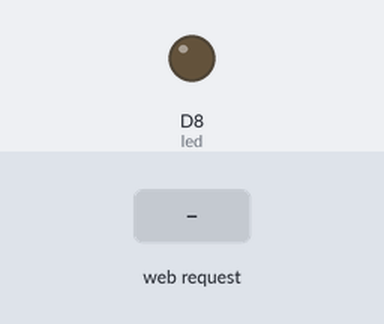
Bench run of a sketch on a simulated ESP8266 (NodeMCU). On the bench: output pins drawn as LEDs (lit = HIGH). The test bench sets the inputs (shaded band).

Above: at 1.2 s.
1.3 s: HTTP request GET /10 received
At 1.6 s:
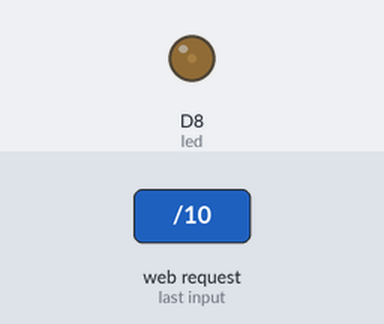
2.8 s: HTTP request GET /30 received
At 3.9 s:
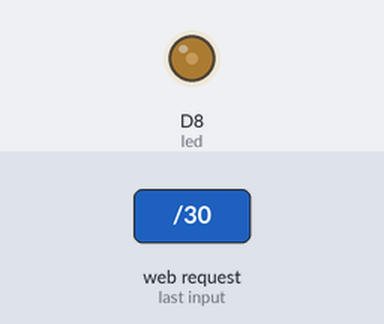
4.3 s: HTTP request GET /60 received
At 5.1 s:
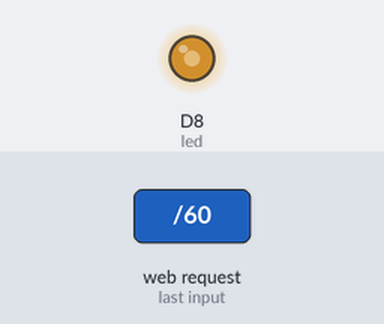
5.8 s: HTTP request GET /80 received
At 6.2 s:
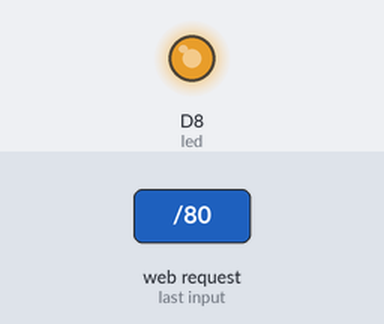
Timing chart, 0 to 8.3 s (numbered marks = the images above; inputs shaded):
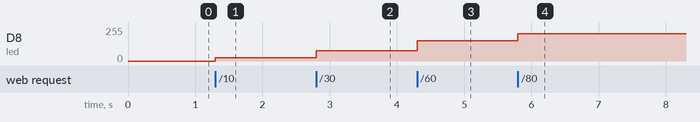

Measured:
- after the input at 1.3 s, D8 (led): 0/255 → 25/255 at once
- after the input at 2.8 s, D8 (led): 25/255 → 76/255 at once
- after the input at 4.3 s, D8 (led): 76/255 → 153/255 at once
- after the input at 5.8 s, D8 (led): 153/255 → 204/255 at once

The sketch:

assignment3.ino
```cpp
/*  Programmer: Francis Mendoza
 *  Assignment: A3
 *  Purpose: Webpage to determine LED output
 */
//---------------------------------------------------------------
#include <Arduino.h>

extern "C" {
#include "user_interface.h"
}
//---------------------------------------------------------------
//Wifi Credentials
char * HOSTNAME = "Narnia";
char * WifiPASS = "12345";
//---------------------------------------------------------------
#include <ESP8266WiFi.h>
#include <ESP8266WebServer.h>
#include <Hash.h>
//---------------------------------------------------------------
//Proper format for server
ESP8266WebServer server (80);
int led = D8;
//---------------------------------------------------------------
void setup()
{
  Serial.begin(115200);
  pinMode(D8, OUTPUT);

  // Start Wifi AP
  WiFi.mode(WIFI_AP_STA);
  WiFi.softAP(HOSTNAME, WifiPASS);

  // handle index -- HTTP Server
  //---------------------------------------------------------------
   //BRIGHTNESS: 10%
  server.on("/10", []()
  {
    analogWrite(led, 25.5);
    server.send(200, "text/html", "<html><head></head><body>  <a href=\"./10\">10</a>  <br>  <a href=\"./20\">20</a>  <br>  <a href=\"./30\">30</a>  <br>  <a href=\"./40\">40</a>  <br>  <a href=\"./50\">50</a>  <br>  <a href=\"./60\">60</a>  <br>  <a href=\"./70\">70</a>  <br>  <a href=\"./80\">80</a> <br> <a href=\"./90\">90</a> <br> <a href=\"./100\">100</a> </body><html>");
  });
  //---------------------------------------------------------------
   //BRIGHTNESS: 20%
  server.on("/20", []()
  {
    analogWrite(led, 51);
    server.send(200, "text/html", "<html><head></head><body>  <a href=\"./10\">10</a>  <br>  <a href=\"./20\">20</a>  <br>  <a href=\"./30\">30</a>  <br>  <a href=\"./40\">40</a>  <br>  <a href=\"./50\">50</a>  <br>  <a href=\"./60\">60</a>  <br>  <a href=\"./70\">70</a>  <br>  <a href=\"./80\">80</a> <br> <a href=\"./90\">90</a> <br> <a href=\"./100\">100</a> </body><html>");
  });
  //---------------------------------------------------------------
    //BRIGHTNESS: 30%
  server.on("/30", []()
  {
    analogWrite(led, 76.5);
    server.send(200, "text/html", "<html><head></head><body>  <a href=\"./10\">10</a>  <br>  <a href=\"./20\">20</a>  <br>  <a href=\"./30\">30</a>  <br>  <a href=\"./40\">40</a>  <br>  <a href=\"./50\">50</a>  <br>  <a href=\"./60\">60</a>  <br>  <a href=\"./70\">70</a>  <br>  <a href=\"./80\">80</a> <br> <a href=\"./90\">90</a> <br> <a href=\"./100\">100</a> </body><html>");
  });
  //---------------------------------------------------------------
    //BRIGHTNESS: 40$
  server.on("/40", []() {
    analogWrite(led, 102);
    server.send(200, "text/html", "<html><head></head><body>  <a href=\"./10\">10</a>  <br>  <a href=\"./20\">20</a>  <br>  <a href=\"./30\">30</a>  <br>  <a href=\"./40\">40</a>  <br>  <a href=\"./50\">50</a>  <br>  <a href=\"./60\">60</a>  <br>  <a href=\"./70\">70</a>  <br>  <a href=\"./80\">80</a> <br> <a href=\"./90\">90</a> <br> <a href=\"./100\">100</a> </body><html>");
  });
  //---------------------------------------------------------------
    //BRIGHTNESS: 50%
  server.on("/50", []() {
    analogWrite(led, 127.5);
    server.send(200, "text/html", "<html><head></head><body>  <a href=\"./10\">10</a>  <br>  <a href=\"./20\">20</a>  <br>  <a href=\"./30\">30</a>  <br>  <a href=\"./40\">40</a>  <br>  <a href=\"./50\">50</a>  <br>  <a href=\"./60\">60</a>  <br>  <a href=\"./70\">70</a>  <br>  <a href=\"./80\">80</a> <br> <a href=\"./90\">90</a> <br> <a href=\"./100\">100</a> </body><html>");
  });
  //---------------------------------------------------------------
    //BRIGHTNESS: 60%
  server.on("/60", []() {
    analogWrite(led, 153);
    server.send(200, "text/html", "<html><head></head><body>  <a href=\"./10\">10</a>  <br>  <a href=\"./20\">20</a>  <br>  <a href=\"./30\">30</a>  <br>  <a href=\"./40\">40</a>  <br>  <a href=\"./50\">50</a>  <br>  <a href=\"./60\">60</a>  <br>  <a href=\"./70\">70</a>  <br>  <a href=\"./80\">80</a> <br> <a href=\"./90\">90</a> <br> <a href=\"./100\">100</a> </body><html>");
  });
  //---------------------------------------------------------------
  //BRIGHTNESS: 70%
  server.on("/70", []() {
    analogWrite(led, 178.5);
    server.send(200, "text/html", "<html><head></head><body>  <a href=\"./10\">10</a>  <br>  <a href=\"./20\">20</a>  <br>  <a href=\"./30\">30</a>  <br>  <a href=\"./40\">40</a>  <br>  <a href=\"./50\">50</a>  <br>  <a href=\"./60\">60</a>  <br>  <a href=\"./70\">70</a>  <br>  <a href=\"./80\">80</a> <br> <a href=\"./90\">90</a> <br> <a href=\"./100\">100</a> </body><html>");
  });
  //---------------------------------------------------------------
  //BRIGHTNESS: 80%
  server.on("/80", []() {
    analogWrite(led, 204);
    server.send(200, "text/html", "<html><head></head><body>  <a href=\"./10\">10</a>  <br>  <a href=\"./20\">20</a>  <br>  <a href=\"./30\">30</a>  <br>  <a href=\"./40\">40</a>  <br>  <a href=\"./50\">50</a>  <br>  <a href=\"./60\">60</a>  <br>  <a href=\"./70\">70</a>  <br>  <a href=\"./80\">80</a> <br> <a href=\"./90\">90</a> <br> <a href=\"./100\">100</a> </body><html>");
  });
  //---------------------------------------------------------------
  //BRIGHTNESS: 90%
  server.on("/90", []() {
    analogWrite(led, 229.5);
    server.send(200, "text/html", "<html><head></head><body>  <a href=\"./10\">10</a>  <br>  <a href=\"./20\">20</a>  <br>  <a href=\"./30\">30</a>  <br>  <a href=\"./40\">40</a>  <br>  <a href=\"./50\">50</a>  <br>  <a href=\"./60\">60</a>  <br>  <a href=\"./70\">70</a>  <br>  <a href=\"./80\">80</a> <br> <a href=\"./90\">90</a> <br> <a href=\"./100\">100</a> </body><html>");
  });
  //---------------------------------------------------------------
  //BRIGHTNESS: 100%
  server.on("/100", []() {
    analogWrite(led, 255);
    server.send(200, "text/html", "<html><head></head><body>  <a href=\"./10\">10</a>  <br>  <a href=\"./20\">20</a>  <br>  <a href=\"./30\">30</a>  <br>  <a href=\"./40\">40</a>  <br>  <a href=\"./50\">50</a>  <br>  <a href=\"./60\">60</a>  <br>  <a href=\"./70\">70</a>  <br>  <a href=\"./80\">80</a> <br> <a href=\"./90\">90</a> <br> <a href=\"./100\">100</a> </body><html>");
  });
  //---------------------------------------------------------------
  //Default
  server.on("/", []() {
    server.send(200, "text/html", "<html><head></head><body>  <a href=\"./10\">10</a>  <br>  <a href=\"./20\">20</a>  <br>  <a href=\"./30\">30</a>  <br>  <a href=\"./40\">40</a>  <br>  <a href=\"./50\">50</a>  <br>  <a href=\"./60\">60</a>  <br>  <a href=\"./70\">70</a>  <br>  <a href=\"./80\">80</a> <br> <a href=\"./90\">90</a> <br> <a href=\"./100\">100</a> </body><html>");
  });
  //---------------------------------------------------------------
  server.begin();
}
//---------------------------------------------------------------
void loop()
{
  server.handleClient();
}
```
